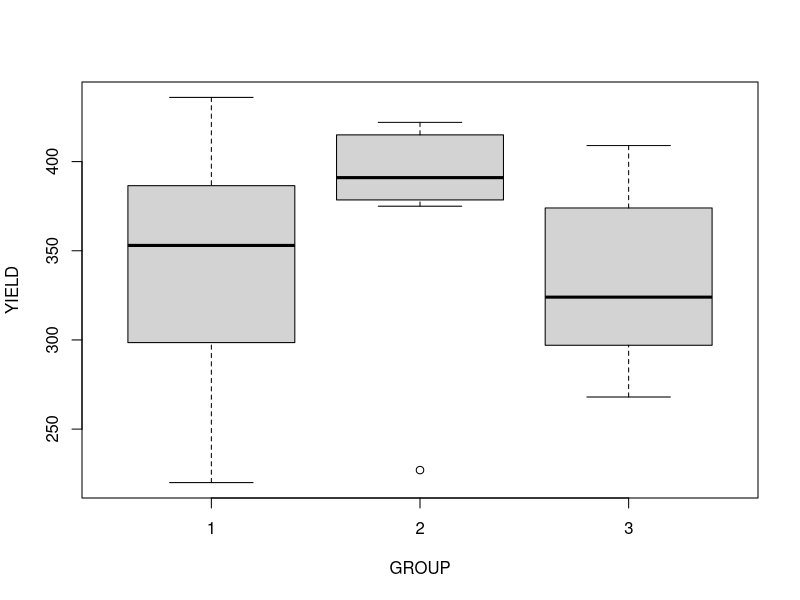
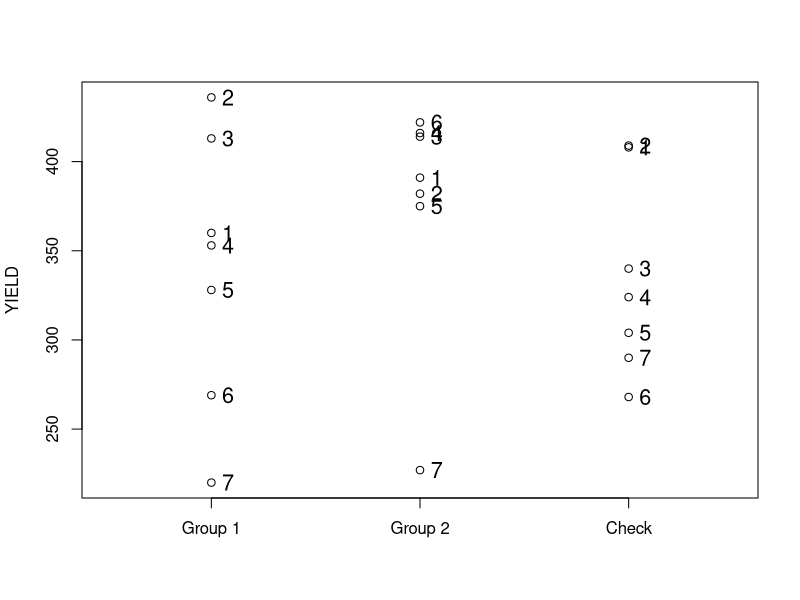

These charts were generated, in order, by the following R code:
setwd("~/Teaching/Bio144/data_examples/anova/Hafer/")
d.hafer <- read.table("hafer.dat",header=T)

boxplot(YIELD ~ GROUP, d.hafer)

plot(d.hafer$GROUP,d.hafer$YIELD,xlim=c(0.5,3.5),
     xaxt="n",xlab="",ylab="YIELD")
axis(1,at=c(1,2,3),labels=c("Group 1","Group 2","Check"))
text(d.hafer$GROUP+0.08,d.hafer$YIELD,labels=d.hafer$REP,cex=1.3)

d.hafer$GROUP <- factor(d.hafer$GROUP)

r.hafer <- aov(YIELD ~ GROUP,d.hafer)
summary(r.hafer)


r.hafer <- aov(YIELD ~ REP,d.hafer)
summary(r.hafer)
anova(r.hafer)
